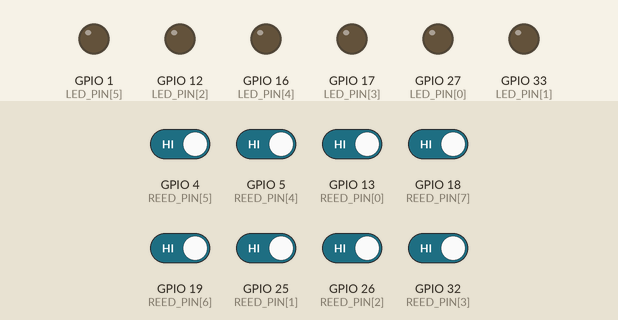
This sketch was run on a simulated ESP32. Shown: output pins drawn as LEDs (lit = HIGH). Inputs (shaded band) come from the test bench; at power-on: GPIO 4 (REED_PIN[5]), GPIO 5 (REED_PIN[4]), GPIO 13 (REED_PIN[0]), GPIO 18 (REED_PIN[7]), GPIO 19 (REED_PIN[6]), GPIO 25 (REED_PIN[1]), GPIO 26 (REED_PIN[2]), GPIO 32 (REED_PIN[3]) HIGH. WiFi joins after 1.5 s; servers stay silent unless stated; no MQTT or app messages arrive unless stated; what the sketch prints to the serial monitor is not drawn.

Above: at 2.7 s.
2.8 s: GPIO 4 (REED_PIN[5]) driven LOW
At 5.0 s:
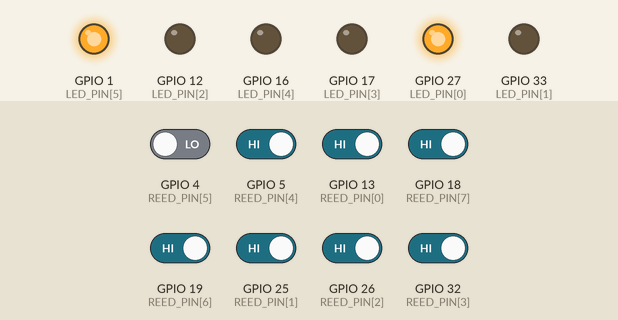
5.3 s: GPIO 4 (REED_PIN[5]) driven HIGH and GPIO 18 (REED_PIN[7]) driven LOW
At 7.0 s:
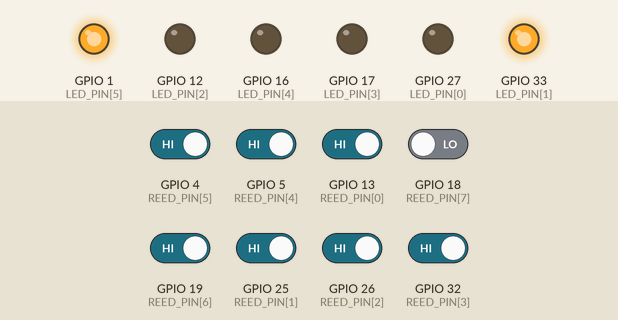
9.5 s: GPIO 5 (REED_PIN[4]) driven LOW and GPIO 13 (REED_PIN[0]) driven LOW
At 11.5 s:
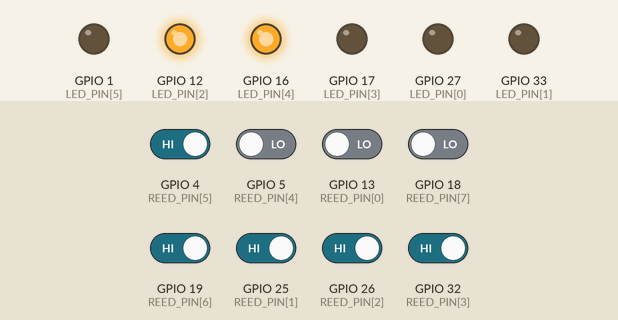
Timing chart, 0 to 13.8 s (numbered marks = the images above; inputs shaded):
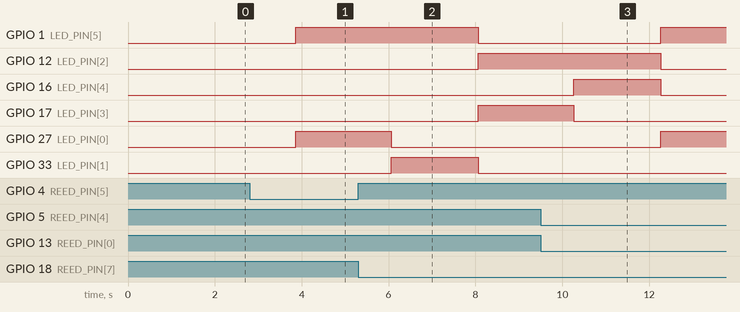

Measured:
- after the input at 2.8 s, GPIO 1 (LED_PIN[5]), GPIO 27 (LED_PIN[0]): LOW → HIGH after 1.1 s
- after the input at 5.3 s, GPIO 1 (LED_PIN[5]): HIGH → LOW after 2.8 s; GPIO 12 (LED_PIN[2]), GPIO 17 (LED_PIN[3]): LOW → HIGH after 2.8 s; GPIO 27 (LED_PIN[0]): HIGH → LOW after 0.76 s; GPIO 33 (LED_PIN[1]): LOW → HIGH after 0.76 s, → LOW 2.0 s later
- after the input at 9.5 s, GPIO 1 (LED_PIN[5]), GPIO 27 (LED_PIN[0]): LOW → HIGH after 2.8 s; GPIO 12 (LED_PIN[2]): HIGH → LOW after 2.8 s; GPIO 16 (LED_PIN[4]): LOW → HIGH after 0.77 s, → LOW 2.0 s later; GPIO 17 (LED_PIN[3]): HIGH → LOW after 0.77 s

The sketch:

Project.ino
```cpp
#include "Project.h"

const int REED_PIN[8] = {13, 25, 26, 32, 5, 4, 19, 18};
const int LED_PIN[6] = {27, 33, 12, 17, 16, 1};// LED pin
int proximity[8]={};

void setup() {
  Serial.begin(2000000);

    //Start the WiFi driver and tell it to connect to your local network
  WiFi.begin(ssid, pass);
  Serial.print("Connecting to "); Serial.print(ssid);

  //While it is connecting, print a '.' to the serial monitor every 500 ms
  while (WiFi.status() != WL_CONNECTED) {
    delay(500);
    Serial.print(".");
  }

  //Once connected, print the local IP address
  Serial.println("");
  Serial.println("WiFi connected");
  Serial.println("IP address: ");
  Serial.println(WiFi.localIP());

  //Set the MQTT client to connect to the desired broker
  client.setServer(mqtt_server, 1883);

  for (int i = 0; i<6; i++){
    pinMode(LED_PIN[i], OUTPUT); // Enable LED
  }

  for (int i = 0; i<8; i++){
    pinMode(REED_PIN[i], INPUT_PULLUP); // Enable internal pull-up for the reed switch
  }

}

void reconnect() {
  // Loop until we're reconnected
  while (!client.connected()) {
    Serial.print("Attempting MQTT connection...");
    // Attempt to connect
    if (client.connect("ESPClient")) {
      Serial.println("connected");
      // Subscribe
      client.subscribe("esp32/output");
    } else {
      Serial.print("failed, rc=");
      Serial.print(client.state());
      Serial.println(" try again in 5 seconds");
      // Wait 5 seconds before retrying
      delay(5000);
    }
  }
}

void loop() {

  for (int i = 0; i<8; i++){
    proximity[i] = {digitalRead(REED_PIN[i])}; // Read the state of the switch
  }
  int count1 = 0;
  int count2 =0;

  if (!client.connected()) {
      reconnect();
    }
    client.loop();

  // If the pin reads low, the switch is closed.
  if (proximity[0] == LOW) {
    //Serial.println("Switch closed");
    count1+=1;
  }
  else {
    //Serial.println("Switch opened");
  }

  if (proximity[1] == LOW) {
    //Serial.println("Switch closed");
    count1+=1;
  }
  else {
    //Serial.println("Switch opened");
  }

    if (proximity[2] == LOW) {
    //Serial.println("Switch closed");
    count2+=1;
  }
  else {
    //Serial.println("Switch opened");
  }
    if (proximity[3] == LOW) {
    //Serial.println("Switch closed");
    count2+=1;
  }
  else {
    //Serial.println("Switch opened");
  }
  if (proximity[4] == LOW) {
    //Serial.println("Switch closed");
    count1+=1;
  }
  else {
    //Serial.println("Switch opened");
  }
  if (proximity[5] == LOW) {
    //Serial.println("Switch closed");
    count1+=1;
  }
  else {
    //Serial.println("Switch opened");
  }
  if (proximity[6] == LOW) {
    //Serial.println("Switch closed");
    count2+=1;
  }
  else {
    //Serial.println("Switch opened");
  }
  if (proximity[7] == LOW) {
    //Serial.println("Switch closed");
    count2+=1;
  }
  else {
    //Serial.println("Switch opened");
  }
  client.publish("4ID3_GroupCP/CarNS", String(count1).c_str());
  delay(100);
  client.publish("4ID3_GroupCP/CarEW", String(count2).c_str());

  if (count1>count2){

    if (digitalRead(LED_PIN[3]) == HIGH){
      digitalWrite(LED_PIN[3], LOW);
      digitalWrite(LED_PIN[4], HIGH);
      client.publish("4ID3_GroupCP/LightEW", "Yellow");
      delay(2000);
      digitalWrite(LED_PIN[4], LOW);
      digitalWrite(LED_PIN[5], HIGH);
      client.publish("4ID3_GroupCP/LightEW", "Red");
    }
    else{
      digitalWrite(LED_PIN[5], HIGH);
      client.publish("4ID3_GroupCP/LightEW", "Red");
    }
    digitalWrite(LED_PIN[2], LOW);
    digitalWrite(LED_PIN[1], LOW);
    digitalWrite(LED_PIN[0], HIGH);
    client.publish("4ID3_GroupCP/LightNS", "Green");

  }
  else if(count1==count2){

  }
  else {

    if (digitalRead(LED_PIN[0]) == HIGH){
      digitalWrite(LED_PIN[0], LOW);
      digitalWrite(LED_PIN[1], HIGH);
      client.publish("4ID3_GroupCP/LightNS", "Yellow");
      delay(2000);
      digitalWrite(LED_PIN[1], LOW);
      digitalWrite(LED_PIN[2], HIGH);
      client.publish("4ID3_GroupCP/LightNS", "Red");
    }
    else{
      digitalWrite(LED_PIN[2], HIGH);
      client.publish("4ID3_GroupCP/LightNS", "Red");
    }
    digitalWrite(LED_PIN[5], LOW);
    digitalWrite(LED_PIN[4], LOW);
    digitalWrite(LED_PIN[3], HIGH);
    client.publish("4ID3_GroupCP/LightEW", "Green");
  }


  delay(1000);
  count1 =0;
  count2 =0;
}
```

Project.h
```cpp
#include <WiFi.h>
#include <PubSubClient.h>

//WiFi login credentials
char* ssid = "CURTIS-PC 9801";
char* pass = "4f7U5}85";
const char* mqtt_server = "test.mosquitto.org";
uint16_t addressPort = 1883;

WiFiClient espClient;
PubSubClient client(espClient);
```
